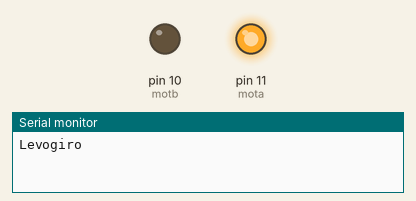
Simulated run of this sketch. Board: Arduino Uno, built with avr-gcc and run on an emulated ATmega328P. Parts: output pins drawn as LEDs (lit = HIGH), the last lines printed to the serial monitor.

Above: at 1.0 s.
At 3.0 s:
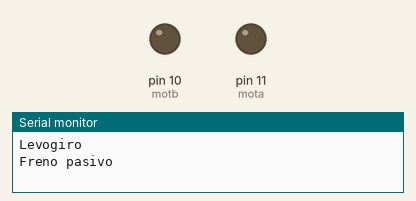
At 5.0 s:
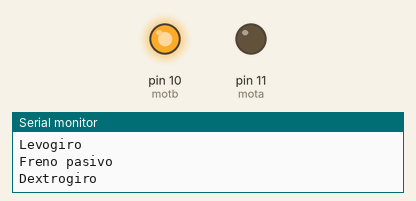
At 7.0 s:
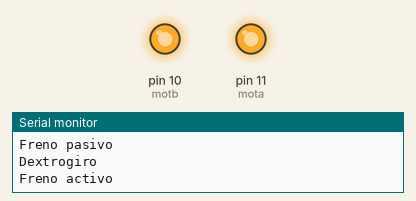
Timing chart, 0 to 10.4 s (numbered marks = the images above):
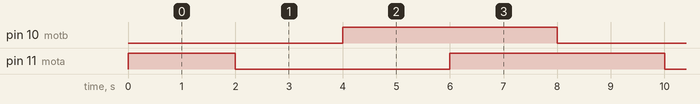

The sketch:

P5A1-PruebaPuenteH.ino
```cpp
#define mota 11
#define motb 10


void setup() {
  // put your setup code here, to run once:
  pinMode(mota, OUTPUT);
  pinMode(motb, OUTPUT);
  Serial.begin(9600);

}

void loop() {
  // put your main code here, to run repeatedly:
  digitalWrite(mota, HIGH);
  digitalWrite(motb, LOW);
  Serial.println("Levogiro");
  delay(2000);

  digitalWrite(mota, LOW);
  digitalWrite(motb, LOW);
  Serial.println("Freno pasivo");
  delay(2000);

  digitalWrite(mota, LOW);
  digitalWrite(motb, HIGH);
  Serial.println("Dextrogiro");
  delay(2000);

  digitalWrite(mota, HIGH);
  digitalWrite(motb, HIGH);
  Serial.println("Freno activo");
  delay(2000);

}
```

Measured:
- by itself, pin 10 (motb): alternates HIGH for 4.0 s and LOW for 4.0 s
- by itself, pin 11 (mota): repeats every 8.0 s: LOW 4.0 s, HIGH 4.0 s
- by itself, everything shown: repeats every 8.0 s, in 4 steps
